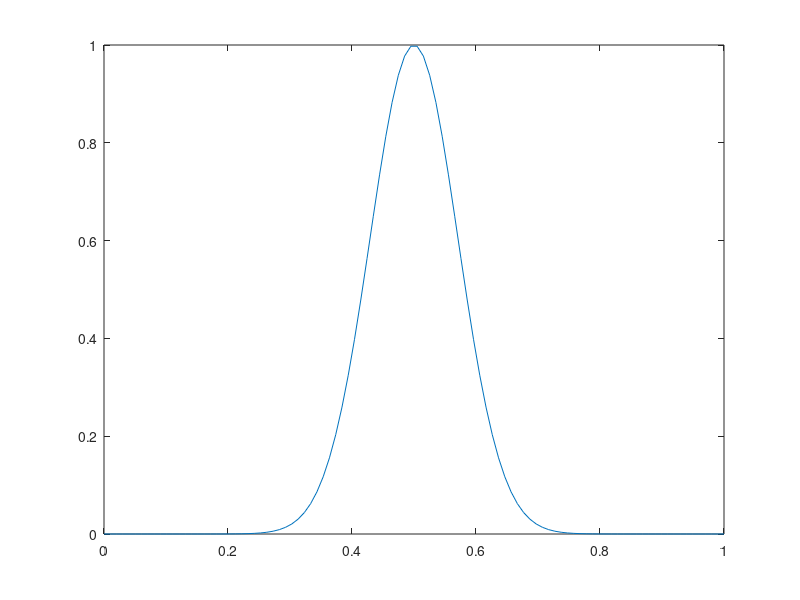

MATLAB code to generate this figure: (Note: this script raises an error after producing the figure.)
%Finite Difference Heat Equation - Matrix Implementation
clc
close all


f = @(x) exp(-100*(x-(1/2)).^2);
N = 100;
xs = linspace(0,1,N);
plot(xs,f(xs));

D = 1;              %coefficient of diffusion
dx = 1/(N-1);
dt = (dx^2)/(2*D);
T = round(1/(dt)); %final time

u = transpose(f(xs));
L1 = (D*dt)/(dx^2);
%L2 = 1 - 2*L1;
L3 = 1+2*L1;

C = zeros(N,N);
C(1,1) = 1;
C(end,end) = 1;
for i=2:N-1
    A(i,i) = L3;
    A(i,i-1) = -L1;
    A(i,i+1) = -L1;
end

for n = 1:T
    old = u;
    u = C/old;
    %Plot
    figure(1);
    plot(xs,u);
    axis([0,1,0,1])
    pause(0.001);
end

hold off